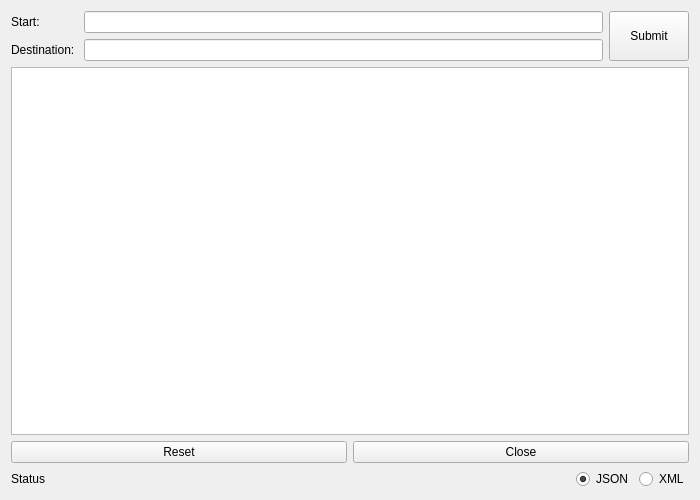
<?xml version="1.0" encoding="UTF-8"?>
<ui version="4.0">
 <class>Form</class>
 <widget class="QWidget" name="Form">
  <property name="geometry">
   <rect>
    <x>0</x>
    <y>0</y>
    <width>700</width>
    <height>500</height>
   </rect>
  </property>
  <property name="sizePolicy">
   <sizepolicy hsizetype="Fixed" vsizetype="Fixed">
    <horstretch>80</horstretch>
    <verstretch>0</verstretch>
   </sizepolicy>
  </property>
  <property name="minimumSize">
   <size>
    <width>700</width>
    <height>500</height>
   </size>
  </property>
  <property name="maximumSize">
   <size>
    <width>700</width>
    <height>500</height>
   </size>
  </property>
  <property name="windowTitle">
   <string>Google Maps Directions API Navigation</string>
  </property>
  <layout class="QVBoxLayout" name="verticalLayout_2">
   <item>
    <layout class="QVBoxLayout" name="verticalLayout">
     <item>
      <layout class="QGridLayout" name="gridLayout">
       <item row="0" column="0">
        <widget class="QLabel" name="startLabel">
         <property name="text">
          <string>Start:</string>
         </property>
        </widget>
       </item>
       <item row="1" column="1">
        <widget class="QLineEdit" name="destinationAdressInput"/>
       </item>
       <item row="0" column="1">
        <widget class="QLineEdit" name="startAdressInput">
         <property name="sizePolicy">
          <sizepolicy hsizetype="Expanding" vsizetype="Fixed">
           <horstretch>0</horstretch>
           <verstretch>0</verstretch>
          </sizepolicy>
         </property>
        </widget>
       </item>
       <item row="1" column="0">
        <widget class="QLabel" name="destinationLabel">
         <property name="text">
          <string>Destination: </string>
         </property>
        </widget>
       </item>
       <item row="0" column="2" rowspan="2">
        <widget class="QPushButton" name="submitButton">
         <property name="sizePolicy">
          <sizepolicy hsizetype="Minimum" vsizetype="Expanding">
           <horstretch>0</horstretch>
           <verstretch>0</verstretch>
          </sizepolicy>
         </property>
         <property name="text">
          <string>Submit</string>
         </property>
        </widget>
       </item>
      </layout>
     </item>
     <item>
      <widget class="QTextBrowser" name="navigationTextbox">
       <property name="font">
        <font>
         <pointsize>11</pointsize>
        </font>
       </property>
      </widget>
     </item>
     <item>
      <layout class="QHBoxLayout" name="horizontalLayout">
       <item>
        <widget class="QPushButton" name="resetButton">
         <property name="text">
          <string>Reset</string>
         </property>
        </widget>
       </item>
       <item>
        <widget class="QPushButton" name="closeButton">
         <property name="text">
          <string>Close</string>
         </property>
        </widget>
       </item>
      </layout>
     </item>
    </layout>
   </item>
   <item>
    <layout class="QHBoxLayout" name="horizontalLayout_2">
     <item>
      <layout class="QHBoxLayout" name="horizontalLayout_3">
       <item>
        <widget class="QLabel" name="statusLabel">
         <property name="sizePolicy">
          <sizepolicy hsizetype="Preferred" vsizetype="Preferred">
           <horstretch>0</horstretch>
           <verstretch>0</verstretch>
          </sizepolicy>
         </property>
         <property name="minimumSize">
          <size>
           <width>120</width>
           <height>0</height>
          </size>
         </property>
         <property name="text">
          <string>Status</string>
         </property>
        </widget>
       </item>
       <item>
        <widget class="QRadioButton" name="JSONRadioButton">
         <property name="enabled">
          <bool>true</bool>
         </property>
         <property name="sizePolicy">
          <sizepolicy hsizetype="Fixed" vsizetype="Fixed">
           <horstretch>0</horstretch>
           <verstretch>0</verstretch>
          </sizepolicy>
         </property>
         <property name="text">
          <string>JSON</string>
         </property>
         <property name="checked">
          <bool>true</bool>
         </property>
        </widget>
       </item>
       <item>
        <widget class="QRadioButton" name="XMLRadioButton">
         <property name="sizePolicy">
          <sizepolicy hsizetype="Fixed" vsizetype="Fixed">
           <horstretch>0</horstretch>
           <verstretch>0</verstretch>
          </sizepolicy>
         </property>
         <property name="text">
          <string>XML</string>
         </property>
        </widget>
       </item>
      </layout>
     </item>
    </layout>
   </item>
  </layout>
 </widget>
 <tabstops>
  <tabstop>startAdressInput</tabstop>
  <tabstop>destinationAdressInput</tabstop>
  <tabstop>submitButton</tabstop>
  <tabstop>navigationTextbox</tabstop>
  <tabstop>resetButton</tabstop>
  <tabstop>closeButton</tabstop>
 </tabstops>
 <resources/>
 <connections/>
 <slots>
  <slot>submit()</slot>
  <slot>reset()</slot>
 </slots>
</ui>
